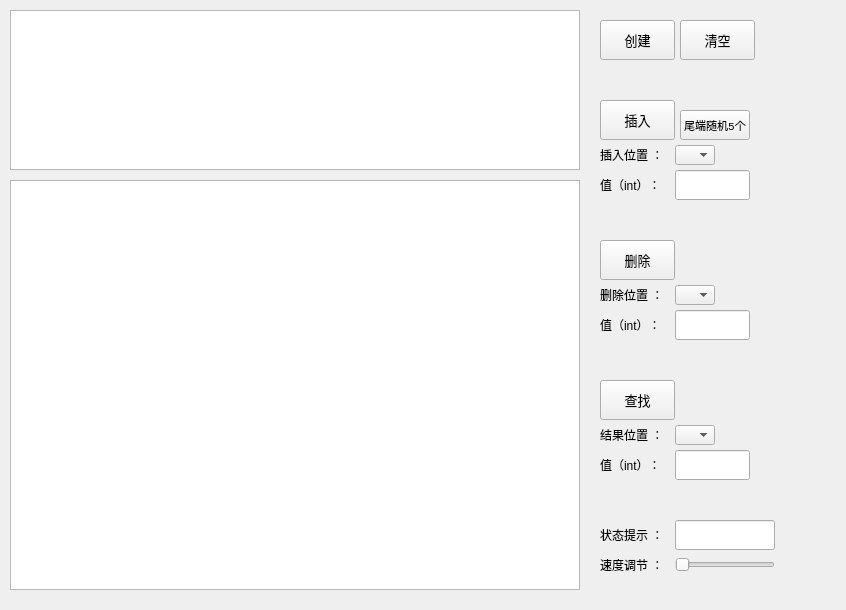
<?xml version="1.0" encoding="UTF-8"?>
<ui version="4.0">
 <class>linklist</class>
 <widget class="QWidget" name="linklist">
  <property name="geometry">
   <rect>
    <x>0</x>
    <y>0</y>
    <width>846</width>
    <height>610</height>
   </rect>
  </property>
  <property name="windowTitle">
   <string>Form</string>
  </property>
  <widget class="QGraphicsView" name="graphicsView">
   <property name="geometry">
    <rect>
     <x>10</x>
     <y>180</y>
     <width>570</width>
     <height>410</height>
    </rect>
   </property>
  </widget>
  <widget class="QTextBrowser" name="textBrowser">
   <property name="geometry">
    <rect>
     <x>10</x>
     <y>10</y>
     <width>570</width>
     <height>160</height>
    </rect>
   </property>
  </widget>
  <widget class="QPushButton" name="pushButtonDelete">
   <property name="geometry">
    <rect>
     <x>600</x>
     <y>240</y>
     <width>75</width>
     <height>40</height>
    </rect>
   </property>
   <property name="minimumSize">
    <size>
     <width>0</width>
     <height>20</height>
    </size>
   </property>
   <property name="font">
    <font>
     <family>Consolas</family>
     <pointsize>10</pointsize>
    </font>
   </property>
   <property name="text">
    <string>删除</string>
   </property>
  </widget>
  <widget class="QLabel" name="labelDeleteValue">
   <property name="geometry">
    <rect>
     <x>600</x>
     <y>310</y>
     <width>66</width>
     <height>30</height>
    </rect>
   </property>
   <property name="sizePolicy">
    <sizepolicy hsizetype="Minimum" vsizetype="Minimum">
     <horstretch>0</horstretch>
     <verstretch>0</verstretch>
    </sizepolicy>
   </property>
   <property name="minimumSize">
    <size>
     <width>60</width>
     <height>30</height>
    </size>
   </property>
   <property name="text">
    <string>值（int）：</string>
   </property>
  </widget>
  <widget class="QLineEdit" name="lineEditDelete">
   <property name="geometry">
    <rect>
     <x>675</x>
     <y>310</y>
     <width>75</width>
     <height>30</height>
    </rect>
   </property>
   <property name="sizePolicy">
    <sizepolicy hsizetype="Fixed" vsizetype="Fixed">
     <horstretch>0</horstretch>
     <verstretch>0</verstretch>
    </sizepolicy>
   </property>
   <property name="minimumSize">
    <size>
     <width>60</width>
     <height>30</height>
    </size>
   </property>
  </widget>
  <widget class="QComboBox" name="comboBoxDelete">
   <property name="enabled">
    <bool>true</bool>
   </property>
   <property name="geometry">
    <rect>
     <x>675</x>
     <y>285</y>
     <width>40</width>
     <height>20</height>
    </rect>
   </property>
  </widget>
  <widget class="QLabel" name="labelDeletePos">
   <property name="geometry">
    <rect>
     <x>600</x>
     <y>280</y>
     <width>75</width>
     <height>30</height>
    </rect>
   </property>
   <property name="sizePolicy">
    <sizepolicy hsizetype="Minimum" vsizetype="Minimum">
     <horstretch>0</horstretch>
     <verstretch>0</verstretch>
    </sizepolicy>
   </property>
   <property name="minimumSize">
    <size>
     <width>60</width>
     <height>30</height>
    </size>
   </property>
   <property name="text">
    <string>删除位置 ：</string>
   </property>
  </widget>
  <widget class="QPushButton" name="pushButtonLocate">
   <property name="geometry">
    <rect>
     <x>600</x>
     <y>380</y>
     <width>75</width>
     <height>40</height>
    </rect>
   </property>
   <property name="minimumSize">
    <size>
     <width>0</width>
     <height>20</height>
    </size>
   </property>
   <property name="font">
    <font>
     <family>Consolas</family>
     <pointsize>10</pointsize>
    </font>
   </property>
   <property name="text">
    <string>查找</string>
   </property>
  </widget>
  <widget class="QLineEdit" name="lineEditLocate">
   <property name="geometry">
    <rect>
     <x>675</x>
     <y>450</y>
     <width>75</width>
     <height>30</height>
    </rect>
   </property>
   <property name="sizePolicy">
    <sizepolicy hsizetype="Fixed" vsizetype="Fixed">
     <horstretch>0</horstretch>
     <verstretch>0</verstretch>
    </sizepolicy>
   </property>
   <property name="minimumSize">
    <size>
     <width>60</width>
     <height>30</height>
    </size>
   </property>
  </widget>
  <widget class="QComboBox" name="comboBoxLocate">
   <property name="enabled">
    <bool>true</bool>
   </property>
   <property name="geometry">
    <rect>
     <x>675</x>
     <y>425</y>
     <width>40</width>
     <height>20</height>
    </rect>
   </property>
  </widget>
  <widget class="QLabel" name="labelLocateValue">
   <property name="geometry">
    <rect>
     <x>600</x>
     <y>450</y>
     <width>66</width>
     <height>30</height>
    </rect>
   </property>
   <property name="sizePolicy">
    <sizepolicy hsizetype="Minimum" vsizetype="Minimum">
     <horstretch>0</horstretch>
     <verstretch>0</verstretch>
    </sizepolicy>
   </property>
   <property name="minimumSize">
    <size>
     <width>60</width>
     <height>30</height>
    </size>
   </property>
   <property name="text">
    <string>值（int）：</string>
   </property>
  </widget>
  <widget class="QLabel" name="labelResultPos">
   <property name="geometry">
    <rect>
     <x>600</x>
     <y>420</y>
     <width>75</width>
     <height>30</height>
    </rect>
   </property>
   <property name="sizePolicy">
    <sizepolicy hsizetype="Minimum" vsizetype="Minimum">
     <horstretch>0</horstretch>
     <verstretch>0</verstretch>
    </sizepolicy>
   </property>
   <property name="minimumSize">
    <size>
     <width>60</width>
     <height>30</height>
    </size>
   </property>
   <property name="text">
    <string>结果位置 ：</string>
   </property>
  </widget>
  <widget class="QLabel" name="labelTimeControl">
   <property name="geometry">
    <rect>
     <x>600</x>
     <y>550</y>
     <width>75</width>
     <height>30</height>
    </rect>
   </property>
   <property name="sizePolicy">
    <sizepolicy hsizetype="Minimum" vsizetype="Minimum">
     <horstretch>0</horstretch>
     <verstretch>0</verstretch>
    </sizepolicy>
   </property>
   <property name="minimumSize">
    <size>
     <width>60</width>
     <height>30</height>
    </size>
   </property>
   <property name="text">
    <string>速度调节 ：</string>
   </property>
  </widget>
  <widget class="QPushButton" name="pushButtonInit">
   <property name="geometry">
    <rect>
     <x>600</x>
     <y>20</y>
     <width>75</width>
     <height>40</height>
    </rect>
   </property>
   <property name="minimumSize">
    <size>
     <width>0</width>
     <height>20</height>
    </size>
   </property>
   <property name="font">
    <font>
     <family>Consolas</family>
     <pointsize>10</pointsize>
    </font>
   </property>
   <property name="text">
    <string>创建</string>
   </property>
  </widget>
  <widget class="QLabel" name="labelInsertValue">
   <property name="geometry">
    <rect>
     <x>600</x>
     <y>170</y>
     <width>66</width>
     <height>30</height>
    </rect>
   </property>
   <property name="sizePolicy">
    <sizepolicy hsizetype="Minimum" vsizetype="Minimum">
     <horstretch>0</horstretch>
     <verstretch>0</verstretch>
    </sizepolicy>
   </property>
   <property name="minimumSize">
    <size>
     <width>60</width>
     <height>30</height>
    </size>
   </property>
   <property name="text">
    <string>值（int）：</string>
   </property>
  </widget>
  <widget class="QLineEdit" name="lineEditInsert">
   <property name="geometry">
    <rect>
     <x>675</x>
     <y>170</y>
     <width>75</width>
     <height>30</height>
    </rect>
   </property>
   <property name="sizePolicy">
    <sizepolicy hsizetype="Fixed" vsizetype="Fixed">
     <horstretch>0</horstretch>
     <verstretch>0</verstretch>
    </sizepolicy>
   </property>
   <property name="minimumSize">
    <size>
     <width>60</width>
     <height>30</height>
    </size>
   </property>
  </widget>
  <widget class="QPushButton" name="pushButtonInsert">
   <property name="geometry">
    <rect>
     <x>600</x>
     <y>100</y>
     <width>75</width>
     <height>40</height>
    </rect>
   </property>
   <property name="minimumSize">
    <size>
     <width>0</width>
     <height>20</height>
    </size>
   </property>
   <property name="font">
    <font>
     <family>Consolas</family>
     <pointsize>10</pointsize>
    </font>
   </property>
   <property name="text">
    <string>插入</string>
   </property>
  </widget>
  <widget class="QComboBox" name="comboBoxInsert">
   <property name="enabled">
    <bool>true</bool>
   </property>
   <property name="geometry">
    <rect>
     <x>675</x>
     <y>145</y>
     <width>40</width>
     <height>20</height>
    </rect>
   </property>
  </widget>
  <widget class="QLabel" name="labelInsert">
   <property name="geometry">
    <rect>
     <x>600</x>
     <y>140</y>
     <width>75</width>
     <height>30</height>
    </rect>
   </property>
   <property name="sizePolicy">
    <sizepolicy hsizetype="Minimum" vsizetype="Minimum">
     <horstretch>0</horstretch>
     <verstretch>0</verstretch>
    </sizepolicy>
   </property>
   <property name="minimumSize">
    <size>
     <width>60</width>
     <height>30</height>
    </size>
   </property>
   <property name="text">
    <string>插入位置 ：</string>
   </property>
  </widget>
  <widget class="QLabel" name="labelState">
   <property name="geometry">
    <rect>
     <x>600</x>
     <y>520</y>
     <width>60</width>
     <height>30</height>
    </rect>
   </property>
   <property name="sizePolicy">
    <sizepolicy hsizetype="Minimum" vsizetype="Minimum">
     <horstretch>0</horstretch>
     <verstretch>0</verstretch>
    </sizepolicy>
   </property>
   <property name="minimumSize">
    <size>
     <width>60</width>
     <height>30</height>
    </size>
   </property>
   <property name="text">
    <string>状态提示 ：</string>
   </property>
  </widget>
  <widget class="QLineEdit" name="lineEditState">
   <property name="geometry">
    <rect>
     <x>675</x>
     <y>520</y>
     <width>100</width>
     <height>30</height>
    </rect>
   </property>
   <property name="sizePolicy">
    <sizepolicy hsizetype="Fixed" vsizetype="Fixed">
     <horstretch>0</horstretch>
     <verstretch>0</verstretch>
    </sizepolicy>
   </property>
   <property name="minimumSize">
    <size>
     <width>60</width>
     <height>30</height>
    </size>
   </property>
  </widget>
  <widget class="QSlider" name="horizontalSlider">
   <property name="geometry">
    <rect>
     <x>675</x>
     <y>555</y>
     <width>100</width>
     <height>20</height>
    </rect>
   </property>
   <property name="mouseTracking">
    <bool>true</bool>
   </property>
   <property name="orientation">
    <enum>Qt::Horizontal</enum>
   </property>
  </widget>
  <widget class="QPushButton" name="pushButtonRandomInsert5">
   <property name="geometry">
    <rect>
     <x>680</x>
     <y>110</y>
     <width>70</width>
     <height>30</height>
    </rect>
   </property>
   <property name="minimumSize">
    <size>
     <width>0</width>
     <height>20</height>
    </size>
   </property>
   <property name="font">
    <font>
     <family>Consolas</family>
     <pointsize>8</pointsize>
    </font>
   </property>
   <property name="text">
    <string>尾端随机5个</string>
   </property>
  </widget>
  <widget class="QPushButton" name="pushButtonClear">
   <property name="geometry">
    <rect>
     <x>680</x>
     <y>20</y>
     <width>75</width>
     <height>40</height>
    </rect>
   </property>
   <property name="minimumSize">
    <size>
     <width>0</width>
     <height>20</height>
    </size>
   </property>
   <property name="font">
    <font>
     <family>Consolas</family>
     <pointsize>10</pointsize>
    </font>
   </property>
   <property name="text">
    <string>清空</string>
   </property>
  </widget>
 </widget>
 <resources/>
 <connections/>
</ui>
